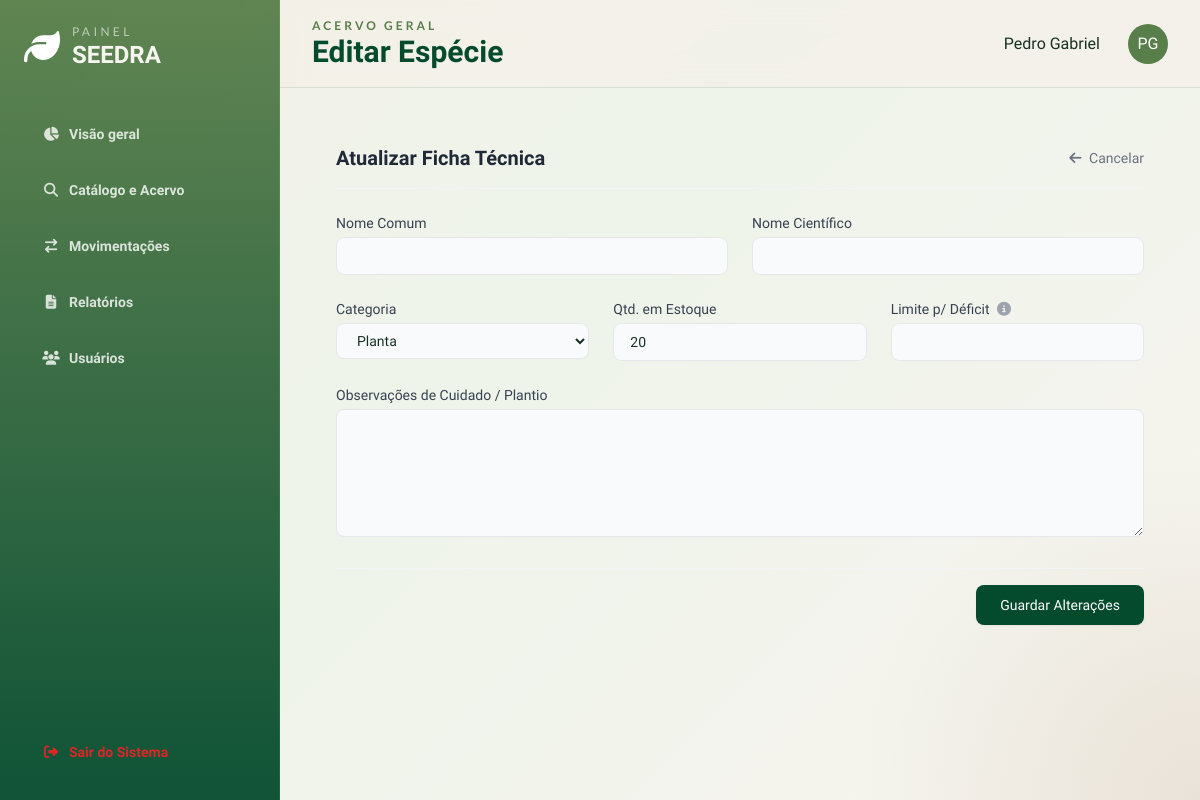
The app's page /catalogo/5/editar (signed in) with its own data.
### models.py (models this page shows, shortened)
class Usuarios(db.Model, UserMixin):
    __tablename__ = 'usuarios'
    id = db.Column(db.Integer, primary_key = True)
    nome = db.Column(db.String(50), nullable = False)
    email = db.Column(db.String(50), nullable = False, unique = True)
    senha = db.Column(db.String(), nullable = False)
    usuario_instituicoes = db.relationship('UsuarioInstituicoes', back_populates = 'usuarios')

class Item(db.Model):
    __tablename__= 'items'
    id = db.Column(db.Integer, primary_key = True)
    nome = db.Column(db.String(50), nullable = False, unique = True)
    quantidade = db.Column(db.Integer, nullable = False, default = 0)
    n_cientifico = db.Column(db.String(50), nullable = False , unique = True)
    categoria = db.Column(db.String(20), nullable = False)
    deficit_limit = db.Column(db.Integer, nullable = False, default = 0)
    obs = db.Column(db.Text)
    data_cadastro = db.Column(db.Date, nullable = False)
    movimentacoes = db.relationship('Movimentacao', back_populates = 'item', lazy = True)

### app.py (the view, shortened to what this page needs)
@app.route('/catalogo/<int:id>/editar', methods=['GET', 'POST'])
@login_required
def editar_item(id):
    item = Item.query.get_or_404(id)
    return render_template('editar_item.html', item=item)

### app.py (called while the page is built)
@login_manager.user_loader
def load_user(user_id):
    return Usuarios.query.get(int(user_id))

### controllers/login.py (called while the page is built)
def login_required(f):
  @wraps(f)
  def decorated_function(*args, **kwargs):
      if 'usuarios_id' not in session:
         flash("Faça login primeiro!", 'erro')
         return redirect(url_for('login.login'))
      return f(*args, **kwargs)
  return decorated_function

### templates/editar_item.html (shortened to what this page needs)
{% extends 'base.html' %}
{% block header_subtitle %}Acervo Geral{% endblock %}
{% block header_title %}Editar Espécie{% endblock %}
{% block content %}
<div class="max-w-4xl mx-auto clean-card p-8">
    <div class="flex justify-between items-center border-b border-gray-100 pb-4 mb-6">
        <h3 class="text-xl font-bold text-gray-800">Atualizar Ficha Técnica</h3>
        <a href="{{ url_for('detalhes_item', id=item.id) }}" class="text-sm font-medium text-gray-500 hover:text-gray-700 transition-colors">
            <i class="fa-solid fa-arrow-left mr-1"></i> Cancelar
        </a>
    </div>
    <form action="{{ url_for('editar_item', id=item.id) }}" method="POST" class="space-y-6">
        <div class="grid grid-cols-1 md:grid-cols-2 gap-6">
            <div>
                <label class="block text-sm font-medium text-gray-700 mb-1">Nome Comum</label>
                <input type="text" name="nome_comum" value="{{ item.nome_comum }}" required
                    class="w-full px-4 py-2 bg-gray-50 border border-gray-200 rounded-lg focus:bg-white focus:ring-2 focus:ring-seedra-leafLight focus:border-transparent outline-none transition-all text-sm" />
            </div>
            <div>
                <label class="block text-sm font-medium text-gray-700 mb-1">Nome Científico</label>
                <input type="text" name="nome_cientifico" value="{{ item.nome_cientifico }}" required
                    class="w-full px-4 py-2 bg-gray-50 border border-gray-200 rounded-lg focus:bg-white focus:ring-2 focus:ring-seedra-leafLight focus:border-transparent outline-none transition-all text-sm italic" />
            </div>
        </div>
        <div class="grid grid-cols-1 md:grid-cols-3 gap-6">
            <div>
                <label class="block text-sm font-medium text-gray-700 mb-1">Categoria</label>
                <select name="categoria" required class="w-full px-4 py-2 bg-gray-50 border border-gray-200 rounded-lg focus:bg-white focus:ring-2 focus:ring-seedra-leafLight focus:border-transparent outline-none transition-all text-sm">
                    <option value="Planta" {% if item.categoria == 'Planta' %}selected{% endif %}>Planta</option>
                </select>
            </div>
            <div>
                <label class="block text-sm font-medium text-gray-700 mb-1">Qtd. em Estoque</label>
                <input type="number" name="quantidade" min="0" value="{{ item.quantidade }}" required
                    class="w-full px-4 py-2 bg-gray-50 border border-gray-200 rounded-lg focus:bg-white focus:ring-2 focus:ring-seedra-leafLight focus:border-transparent outline-none transition-all text-sm" />
            </div>
            <div>
                <label class="block text-sm font-medium text-gray-700 mb-1">
                    Limite p/ Déficit
                    <i class="fa-solid fa-circle-info text-gray-400 ml-1" title="Abaixo deste valor, o sistema emitirá alerta"></i>
                </label>
                <input type="number" name="limite_deficit" min="1" value="{{ item.limite_deficit }}" required
                    class="w-full px-4 py-2 bg-gray-50 border border-gray-200 rounded-lg focus:bg-white focus:ring-2 focus:ring-seedra-leafLight focus:border-transparent outline-none transition-all text-sm" />
            </div>
        </div>
        <div>
            <label class="block text-sm font-medium text-gray-700 mb-1">Observações de Cuidado / Plantio</label>
            <textarea name="observacoes" class="w-full px-4 py-2 bg-gray-50 border border-gray-200 rounded-lg focus:bg-white focus:ring-2 focus:ring-seedra-leafLight focus:border-transparent outline-none transition-all text-sm h-32">{{ item.observacoes }}</textarea>
        </div>
        <div class="pt-4 flex justify-end gap-3 border-t border-gray-100">
            <button type="submit" class="px-6 py-2.5 bg-seedra-leafDark hover:bg-seedra-leafMid text-white text-sm font-medium rounded-lg transition-colors shadow-sm">
                Guardar Alterações
            </button>
        </div>
    </form>
</div>
{% endblock %}

### templates/base.html (shortened to what this page needs)
<!DOCTYPE html>
<html lang="pt-BR" data-theme="light">
<head>
  <link rel="stylesheet" href="/static/css/style.css" />
  <script src="/static/js/tailwind.config.js" defer></script>
  <script src="https://cdn.tailwindcss.com"></script>
  <link href="https://cdn.jsdelivr.net/npm/daisyui@4.12.10/dist/full.min.css" rel="stylesheet" type="text/css" />
  <link rel="stylesheet" href="https://cdnjs.cloudflare.com/ajax/libs/font-awesome/6.4.0/css/all.min.css">
</head>
<body class="font-sans">
  <div class="dashboard-shell">
    <aside class="sidebar p-5 lg:p-6 flex flex-col gap-6">
      <div class="flex items-center gap-3">
        <i class="fa-solid fa-leaf text-4xl text-white"></i>
        <div>
          <p class="text-xs uppercase tracking-[0.28em] text-white/60 font-lato">Painel</p>
          <h1 class="text-2xl font-extrabold leading-tight">SEEDRA</h1>
        </div>
      </div>
      {% block nav %}
        <nav class="space-y-2 mt-4">
          <a href="{{ url_for('dashboard') }}" class="btn btn-block justify-start  hover:bg-white/20 hover:text-white  rounded-2xl {{ 'text-seedra-leafDark border-white/10 bg-white/14' if page_id =='visao' else 'btn-ghost text-white/80 hover:bg-white/10' }}"><i class="fa-solid fa-chart-pie w-5"></i> Visão geral</a>
          <a href="{{ url_for('catalogo') }}" class="btn btn-block justify-start  hover:bg-white/20 hover:text-white  rounded-2xl {{ 'text-seedra-leafDark border-white/10 bg-white/14' if page_id =='catalogo' else 'btn-ghost text-white/80 hover:bg-white/10' }}"><i class="fa-solid fa-magnifying-glass w-5"></i>Catálogo e Acervo</a>
          <a href="{{ url_for('movimentacao') }}" class="btn btn-block justify-start  hover:bg-white/20 hover:text-white  rounded-2xl {{ 'text-seedra-leafDark border-white/10 bg-white/14' if page_id =='movimentacoes' else 'btn-ghost text-white/80 hover:bg-white/10' }}"><i class="fa-solid fa-arrow-right-arrow-left w-5"></i>Movimentações</a>
          <a href="{{ url_for('relatorios') }}" class="btn btn-block justify-start  hover:bg-white/20 hover:text-white  rounded-2xl {{ 'text-seedra-leafDark border-white/10 bg-white/14' if page_id =='relatorios' else 'btn-ghost text-white/80 hover:bg-white/10' }}"><i class="fa-solid fa-file-lines w-5"></i>Relatórios</a>
          <a href="{{ url_for('usuarios') }}" class="btn btn-block justify-start  hover:bg-white/20 hover:text-white  rounded-2xl {{ 'text-seedra-leafDark border-white/10 bg-white/14' if page_id =='usuarios' else 'btn-ghost text-white/80 hover:bg-white/10' }}"><i class="fa-solid fa-users w-5"></i>Usuários</a>
        </nav>
      {% endblock %}
      <div class="mt-auto">
        <a href="{{ url_for('logout') }}" class="btn btn-block justify-start btn-ghost text-red-600  hover:scale-110  hover:bg-transparent rounded-2xl"><i class="fa-solid fa-right-from-bracket w-5"></i> Sair do Sistema</a>
      </div>
    </aside>
    <header class="topbar px-5 lg:px-8 flex items-center justify-between gap-4">
      <div>
        <p class="text-xs uppercase tracking-[0.25em] text-seedra-leafMid font-semibold font-lato">{% block header_subtitle %}SEEDRA{% endblock %}</p>
        <h2 class="text-2xl md:text-3xl font-extrabold text-seedra-leafDark">{% block header_title %}Painel de Controle{% endblock %}</h2>
      </div>
      <div class="flex items-center gap-3">
        <span>{% if current_user.is_authenticated %}{{current_user.nome}} {% endif %}</span>
        <div class="avatar placeholder ml-4">
          <div class="bg-seedra-leafMid text-white rounded-full w-10">
            <span>PG</span>
          </div>
        </div>
      </div>
    </header>
    <main class="main">
      {% block content %}
      {% endblock %}
    </main>
  </div>
</body>
</html>

### static/css/style.css (style rules this page uses)
:root { --leaf-dark: #044b2d; --leaf-mid: #587e49; --leaf-light: #78b863; --seed-brown: #9a774c; --seed-sand: #ddd1ae; --seed-mist: #d9d6cc; --deep-forest: #001500; --stone: #888784; --cloud: #d9d9d9; --surface: rgba(249, 248, 243, 0.78); --surface-strong: rgba(255, 252, 246, 0.9); --line: rgba(4, 75, 45, 0.10); }
html, body { height: 100%; overflow: hidden; scroll-behavior: smooth; }
body { font-family: 'Balsamiq Sans', sans-serif; background: radial-gradient(circle at top left, rgba(120,184,99,0.18), transparent 20%), radial-gradient(circle at bottom right, rgba(154,119,76,0.14), transparent 24%), linear-gradient(135deg, #f4f0e8 0%, #eef4ea 40%, #f7f4ef 100%); color: #183124; }
.dashboard-shell { display: grid; grid-template-columns: 280px 1fr; grid-template-rows: 88px 1fr; height: 100dvh; }
.sidebar { grid-row: 1 / -1; overflow-y: auto; background: linear-gradient(180deg, rgba(88,126,73,0.94), rgba(4,75,45,0.95)); color: #f7f5ef; border-right: 1px solid rgba(255,255,255,0.08); }
.topbar { grid-column: 2; position: sticky; top: 0; z-index: 10; background: rgba(244, 240, 232, 0.78); backdrop-filter: blur(14px); border-bottom: 1px solid var(--line); }
.main { grid-column: 2; overflow-y: auto; padding: 1.5rem; }

### records on screen
Usuarios: nome "Pedro Gabriel"
Item: categoria "Planta", quantidade "20"
